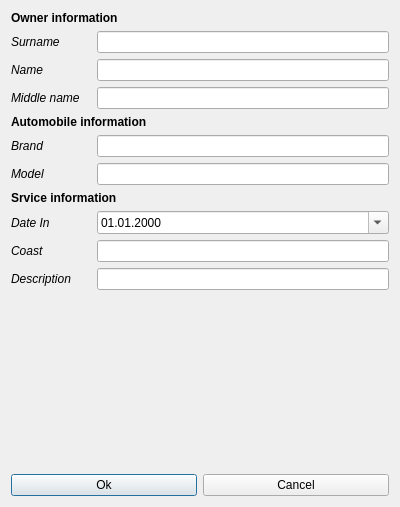
<?xml version="1.0" encoding="UTF-8"?>
<ui version="4.0">
 <class>Dialog_Add_Service</class>
 <widget class="QDialog" name="Dialog_Add_Service">
  <property name="geometry">
   <rect>
    <x>0</x>
    <y>0</y>
    <width>400</width>
    <height>507</height>
   </rect>
  </property>
  <property name="windowTitle">
   <string>Dialog</string>
  </property>
  <layout class="QVBoxLayout" name="verticalLayout">
   <item>
    <widget class="QLabel" name="labelOwner">
     <property name="font">
      <font>
       <weight>75</weight>
       <bold>true</bold>
      </font>
     </property>
     <property name="text">
      <string>Owner information</string>
     </property>
    </widget>
   </item>
   <item>
    <layout class="QFormLayout" name="formLayout">
     <item row="0" column="0">
      <widget class="QLabel" name="label_surname">
       <property name="minimumSize">
        <size>
         <width>80</width>
         <height>0</height>
        </size>
       </property>
       <property name="font">
        <font>
         <italic>true</italic>
        </font>
       </property>
       <property name="text">
        <string>Surname </string>
       </property>
      </widget>
     </item>
     <item row="1" column="0">
      <widget class="QLabel" name="label_name">
       <property name="minimumSize">
        <size>
         <width>80</width>
         <height>0</height>
        </size>
       </property>
       <property name="font">
        <font>
         <italic>true</italic>
        </font>
       </property>
       <property name="text">
        <string>Name</string>
       </property>
      </widget>
     </item>
     <item row="2" column="0">
      <widget class="QLabel" name="label_middle_name">
       <property name="minimumSize">
        <size>
         <width>80</width>
         <height>0</height>
        </size>
       </property>
       <property name="font">
        <font>
         <italic>true</italic>
        </font>
       </property>
       <property name="text">
        <string>Middle name</string>
       </property>
      </widget>
     </item>
     <item row="0" column="1">
      <widget class="QLineEdit" name="lineSurname"/>
     </item>
     <item row="1" column="1">
      <widget class="QLineEdit" name="lineName"/>
     </item>
     <item row="2" column="1">
      <widget class="QLineEdit" name="lineMidName"/>
     </item>
    </layout>
   </item>
   <item>
    <widget class="QLabel" name="labelAuto">
     <property name="font">
      <font>
       <weight>75</weight>
       <bold>true</bold>
      </font>
     </property>
     <property name="text">
      <string>Automobile information</string>
     </property>
    </widget>
   </item>
   <item>
    <layout class="QFormLayout" name="formLayout_2">
     <item row="0" column="1">
      <widget class="QLineEdit" name="lineBrand"/>
     </item>
     <item row="0" column="0">
      <widget class="QLabel" name="label_brand">
       <property name="minimumSize">
        <size>
         <width>80</width>
         <height>0</height>
        </size>
       </property>
       <property name="font">
        <font>
         <italic>true</italic>
        </font>
       </property>
       <property name="text">
        <string>Brand</string>
       </property>
      </widget>
     </item>
     <item row="1" column="1">
      <widget class="QLineEdit" name="lineModel"/>
     </item>
     <item row="1" column="0">
      <widget class="QLabel" name="label_model">
       <property name="minimumSize">
        <size>
         <width>80</width>
         <height>0</height>
        </size>
       </property>
       <property name="font">
        <font>
         <italic>true</italic>
        </font>
       </property>
       <property name="text">
        <string>Model</string>
       </property>
      </widget>
     </item>
    </layout>
   </item>
   <item>
    <widget class="QLabel" name="labelService">
     <property name="font">
      <font>
       <weight>75</weight>
       <bold>true</bold>
      </font>
     </property>
     <property name="text">
      <string>Srvice information</string>
     </property>
    </widget>
   </item>
   <item>
    <layout class="QFormLayout" name="formLayout_3">
     <item row="0" column="0">
      <widget class="QLabel" name="label_date_in">
       <property name="minimumSize">
        <size>
         <width>80</width>
         <height>0</height>
        </size>
       </property>
       <property name="font">
        <font>
         <italic>true</italic>
        </font>
       </property>
       <property name="text">
        <string>Date In</string>
       </property>
      </widget>
     </item>
     <item row="0" column="1">
      <widget class="QDateEdit" name="dateIn">
       <property name="displayFormat">
        <string>dd.MM.yyyy</string>
       </property>
       <property name="calendarPopup">
        <bool>true</bool>
       </property>
      </widget>
     </item>
     <item row="1" column="0">
      <widget class="QLabel" name="label_coast">
       <property name="minimumSize">
        <size>
         <width>80</width>
         <height>0</height>
        </size>
       </property>
       <property name="font">
        <font>
         <italic>true</italic>
        </font>
       </property>
       <property name="text">
        <string>Coast</string>
       </property>
      </widget>
     </item>
     <item row="1" column="1">
      <widget class="QLineEdit" name="lineCoast">
       <property name="inputMethodHints">
        <set>Qt::ImhNone</set>
       </property>
      </widget>
     </item>
     <item row="2" column="0">
      <widget class="QLabel" name="label_descr">
       <property name="minimumSize">
        <size>
         <width>80</width>
         <height>0</height>
        </size>
       </property>
       <property name="font">
        <font>
         <italic>true</italic>
        </font>
       </property>
       <property name="text">
        <string>Description</string>
       </property>
      </widget>
     </item>
     <item row="2" column="1">
      <widget class="QLineEdit" name="lineDescr"/>
     </item>
    </layout>
   </item>
   <item>
    <spacer name="verticalSpacer">
     <property name="orientation">
      <enum>Qt::Vertical</enum>
     </property>
     <property name="sizeHint" stdset="0">
      <size>
       <width>20</width>
       <height>136</height>
      </size>
     </property>
    </spacer>
   </item>
   <item>
    <layout class="QHBoxLayout" name="horizontalLayout_2">
     <item>
      <widget class="QPushButton" name="buttonOk">
       <property name="text">
        <string>Ok</string>
       </property>
      </widget>
     </item>
     <item>
      <widget class="QPushButton" name="buttonCancel">
       <property name="text">
        <string>Cancel</string>
       </property>
      </widget>
     </item>
    </layout>
   </item>
  </layout>
 </widget>
 <resources/>
 <connections/>
</ui>
